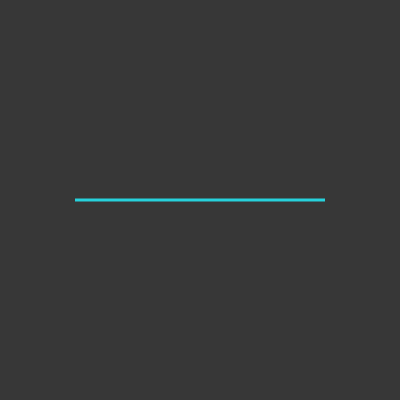
Frame 1 (no input)
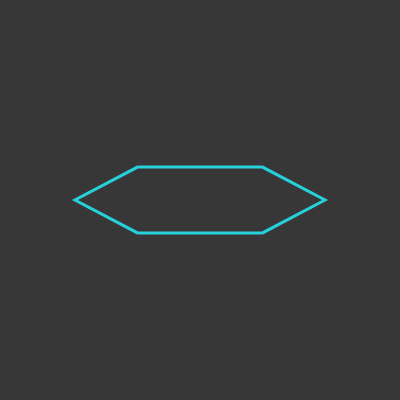
Frame 60 (no input)
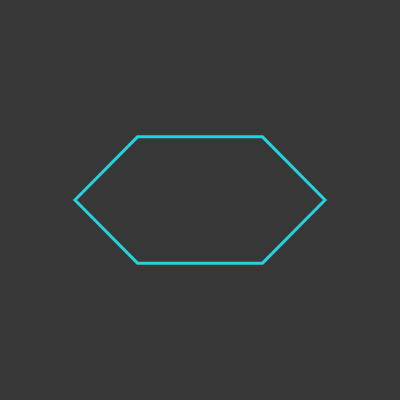
Frame 120 (the mouse pressed at the canvas centre since frame 60)

The p5.js sketch that drew these frames (run headless with seeded random() and noise() and a simulated clock; from frame 60 on, the mouse is pressed at the canvas centre):

// p5.js sketch
// ── sketch.js
let grow = 0

function setup() {
  createCanvas(400, 400);
  noFill()
  stroke(39, 209, 220)
  strokeWeight(3)
  angleMode(DEGREES)
}

function draw() {
  background(55, 55, 55);
  let vertices = 6
  let angle = 360/vertices
  let r = 125
  beginShape()
  for (let i = 0; i < 360; i += angle) {
    let x = cos(i) * r + width/2
    let y = sin(i) * (sin(grow) * r) + height/2
    vertex(x, y)
  }
  endShape(CLOSE)
  grow += 0.3
}
